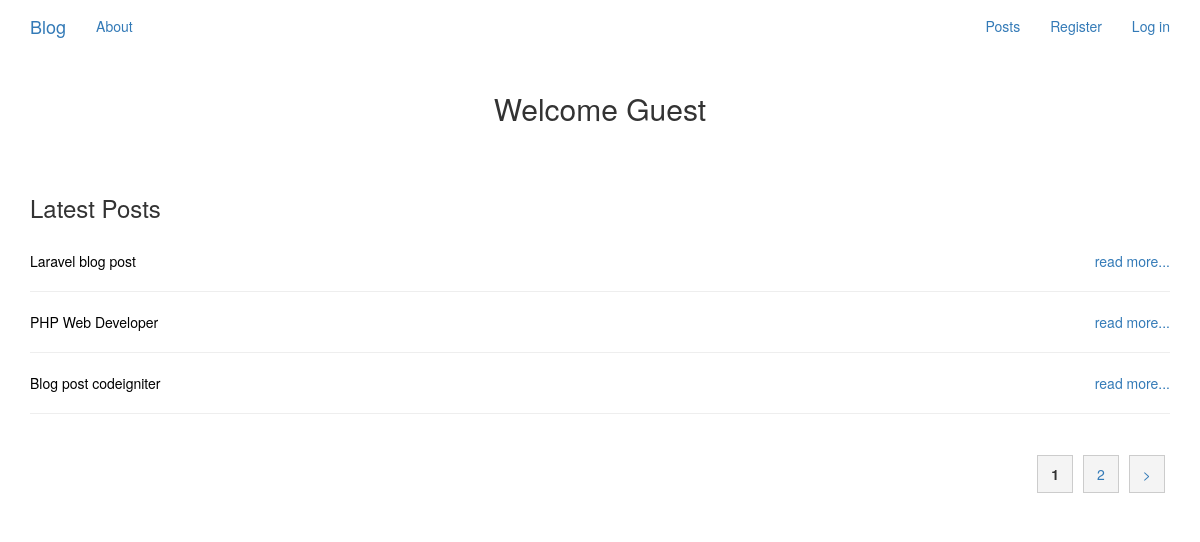
The page /posts on the database its author committed.
### tables this page shows
CREATE TABLE `posts` (
  `id` int(11) NOT NULL,
  `title` varchar(255) NOT NULL,
  `slug` varchar(255) NOT NULL,
  `body` text NOT NULL,
  `user_id` int(11) NOT NULL,
  `created_at` timestamp NOT NULL DEFAULT current_timestamp() ON UPDATE current_timestamp()
);

### application/controllers/Posts.php (called while the page is built, shortened)
<?php
class Posts extends CI_Controller{
    public function index($offset = 0){
        if($this->session->userdata('logged_in')){
            $data['name'] = $this->user_model->get_name($this->session->userdata['user_id']);
        } else {
            $data['name'] = 'Guest';
        }
        $config['per_page'] = 3;
        $data['title'] = ucfirst('Latest Posts');
        $data['posts'] = $this->post_model->get_posts($config['per_page'], $offset);
        $this->load->view('templates/header');
        $this->load->view('posts/index',$data);
        $this->load->view('templates/footer');
    }
}

### index.php (called while the page is built, shortened)
<?php
require_once BASEPATH.'core/CodeIgniter.php';

### application/models/Post_model.php (called while the page is built, shortened)
<?php
    class Post_model extends CI_Model{
        public function get_posts($limit = false, $offset = false){
            if($limit)
            {
                $this->db->limit($limit, $offset);
            }
            $this->db->order_by('created_at', 'desc');
            $query = $this->db->get('posts');
            return $query->result_array();
        }
    }

### application/views/posts/index.php (the view)
<h2 class="text-center">Welcome <?= ucfirst($name); ?></h2><br><br>
<h3><?= $title ?></h3><br>
<?php foreach($posts as $post) : ?>
    <div class="crud">
        <a class="titlePost"><?php echo $post['title']; ?></a>
        <?php if($this->session->userdata('logged_in')){ ?>
        <a class="deleteIcon pull-right" href="<?php echo base_url() . 'posts/delete/'.$post['id'];?>">delete</a>
        <a class="editIcon pull-right" href="<?php echo base_url() . 'posts/edit/' . $post['id']; ?>">edit</a>
        <?php  } else { ?>
            <a class="readIcon pull-right" href="<?php echo base_url() . 'posts/view/' . $post['id']?>">read more...</a>
        <?php } ?>
    </div>
    <hr>
<?php endforeach; ?>
<div class="pagination-links pull-right">
    <?php echo $this->pagination->create_links(); ?>
</div>

### assets/css/style.css (style rules this page uses)
.pagination-links { margin: 30px 0; }
.pagination-links strong { padding: 8px 13px; margin: 5px; background: #f4f4f4; border: 1px #ccc solid; }
a.pagination-link { padding: 8px 13px; margin: 5px; background: #f4f4f4; border: 1px #ccc solid; }
.crud a.titlePost { color: black; text-decoration: none; }

### rows shown on the page
posts: title "Laravel blog post"
posts: title "PHP Web Developer"
posts: title "Blog post codeigniter"

### other values the page prints
$name "Guest"
$title "Latest Posts"
$this->pagination->create_links() "1 2 >"
